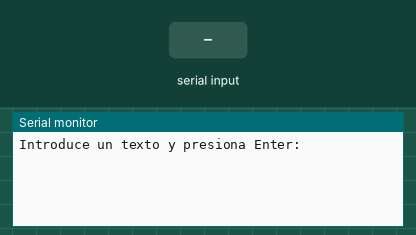
Recording of a sketch running on a simulated Arduino Uno, built with avr-gcc and run on an emulated ATmega328P. On the bench: the last lines printed to the serial monitor. Inputs (shaded band) come from the test bench.

Above: at 1.2 s.
1.3 s: "1\n" received over Serial
At 2.5 s:
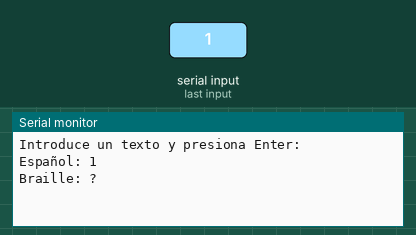
2.8 s: "0\n" received over Serial
At 3.7 s:
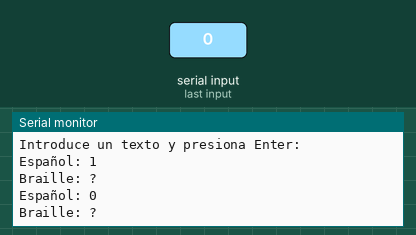
4.3 s: "2\n" received over Serial
At 4.8 s:
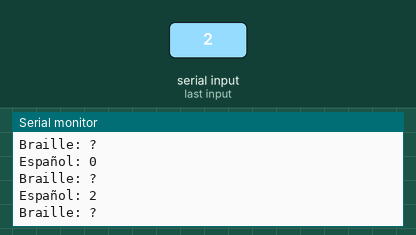

The sketch:

traducir_espanol_braille.ino
```cpp
#include <Arduino.h>

// Mapa de Braille en formato Unicode
const char* brailleMap[26] = {
  "⠁", "⠃", "⠉", "⠙", "⠑", "⠋", "⠛", "⠓", "⠊", "⠚",
  "⠅", "⠇", "⠍", "⠝", "⠕", "⠏", "⠟", "⠗", "⠎", "⠞",
  "⠥", "⠧", "⠺", "⠭", "⠽", "⠵"
};

void setup() {
    Serial.begin(115200);
    Serial.println("Introduce un texto y presiona Enter:");
}

void loop() {
    if (Serial.available()) {
        String input = Serial.readStringUntil('\n'); // Leer hasta nueva línea
        input.toLowerCase(); // Convertir a minúsculas

        Serial.print("Español: ");
        Serial.println(input); // Mostrar el texto original

        Serial.print("Braille: ");
        for (int i = 0; i < input.length(); i++) {
            char c = input.charAt(i);
            if (c >= 'a' && c <= 'z') {
                Serial.print(brailleMap[c - 'a']); // Convertir y mostrar Braille
            } else if (c == ' ') {
                Serial.print(" "); // Espacio
            } else {
                Serial.print("?"); // Caracter desconocido
            }
        }
        Serial.println();
    }
}
```

Measured:
- after the input at 1.3 s, the serial monitor: prints a new line at once (image 1)
- after the input at 2.8 s, the serial monitor: prints a new line at once (image 2)
- after the input at 4.3 s, the serial monitor: prints a new line at once (image 3)
